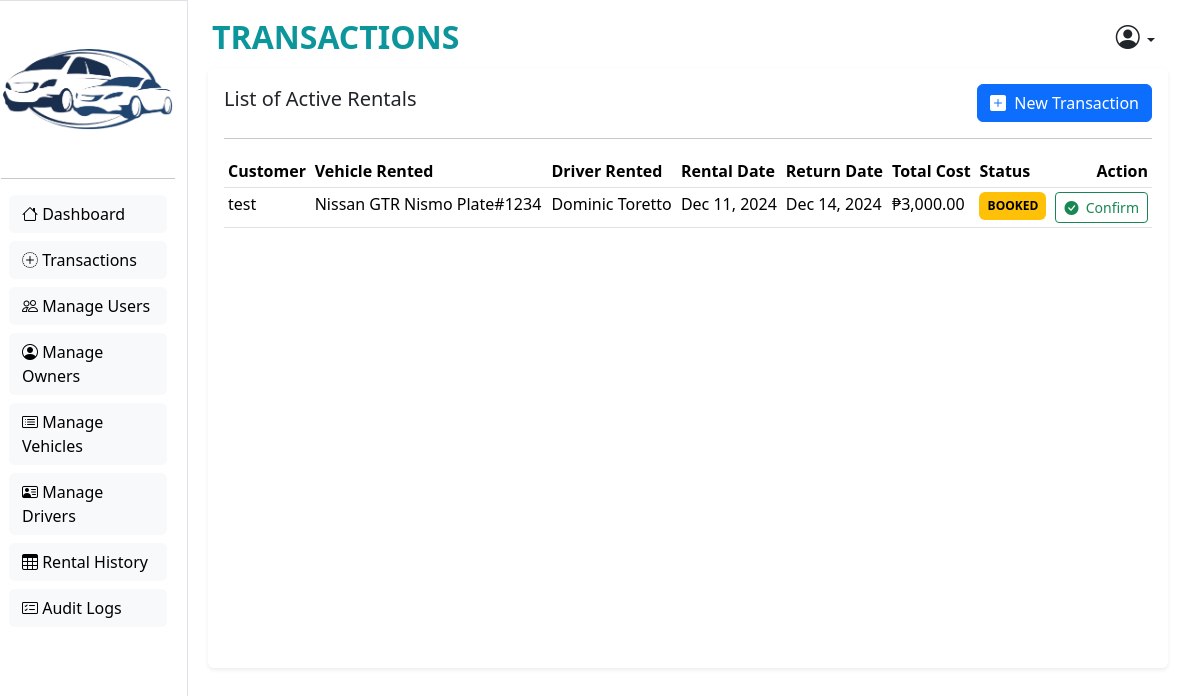
/admin/transactions.php, run on an earlier commit of the app's database.
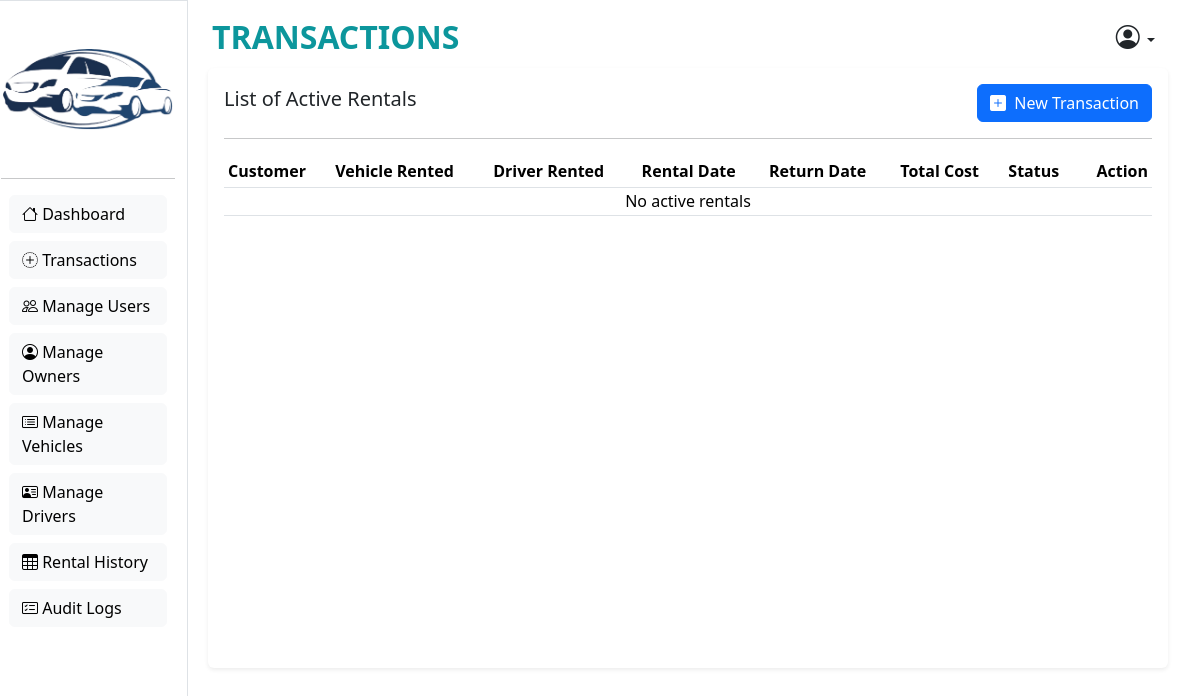
And on a later commit of the database.
### tables this page shows
CREATE TABLE `tbl_rental` (
  `RentalID` int(11) NOT NULL,
  `AdminID` int(11) DEFAULT NULL,
  `CustomerID` int(11) DEFAULT NULL,
  `CarID` int(11) DEFAULT NULL,
  `RentalDate` varchar(255) DEFAULT NULL,
  `ReturnDate` varchar(255) DEFAULT NULL,
  `TotalCost` decimal(10,2) DEFAULT NULL,
  `DriverID` int(11) DEFAULT NULL,
  `Status` enum('pending','done','cancelled','booked') DEFAULT NULL,
  `CreatedAt` timestamp NULL DEFAULT current_timestamp()
);

CREATE TABLE `tbl_user` (
  `UserID` int(11) NOT NULL COMMENT 'Primary Key',
  `Name` varchar(255) DEFAULT NULL,
  `Email` varchar(255) DEFAULT NULL,
  `Contact` varchar(255) DEFAULT NULL,
  `Address` varchar(255) DEFAULT NULL,
  `Username` varchar(255) DEFAULT NULL,
  `Password` varchar(255) DEFAULT NULL,
  `CreatedAt` timestamp NOT NULL DEFAULT current_timestamp(),
  `Role` enum('admin','client') DEFAULT NULL,
  `loginAttempts` int(11) NOT NULL,
  `lockTimestamp` timestamp NULL DEFAULT NULL,
  `accountLocked` int(1) NOT NULL
);

CREATE TABLE `tbl_car` (
  `CarID` int(11) NOT NULL,
  `Model` varchar(255) DEFAULT NULL,
  `YearModel` varchar(255) DEFAULT NULL,
  `Make` varchar(255) DEFAULT NULL,
  `PlateNumber` varchar(11) DEFAULT NULL,
  `Preview` blob DEFAULT NULL,
  `OwnerID` int(11) DEFAULT NULL,
  `BasePrice` decimal(10,2) DEFAULT NULL,
  `Status` int(11) DEFAULT NULL,
  `CreatedAt` timestamp NULL DEFAULT current_timestamp()
);

CREATE TABLE `tbl_drivers` (
  `DriversID` int(11) NOT NULL,
  `Driverslicense` varchar(255) DEFAULT NULL,
  `Name` varchar(255) DEFAULT NULL,
  `Address` varchar(255) DEFAULT NULL,
  `ContactNumber` int(11) DEFAULT NULL,
  `Availability` varchar(255) DEFAULT NULL,
  `CreatedAt` timestamp NULL DEFAULT current_timestamp()
);

### admin/transactions.php (the view, shortened to what the changed rows need)
<?php session_start();
include("../connection.php"); ?>
<!DOCTYPE html>
<html lang="en">
<head>
  <link href="https://cdn.jsdelivr.net/npm/bootstrap@5.3.3/dist/css/bootstrap.min.css" rel="stylesheet"
>
  <link rel="stylesheet" href="https://cdn.jsdelivr.net/npm/bootstrap-icons@1.11.3/font/bootstrap-icons.min.css">
  <link rel="stylesheet" href="../styles.css">
</head>
<body>
  <main style="height: 100vh; width: 100%;" class="row">
    <section class="col bg-tertiary">
      <div class="card m-2 shadow-sm border-0 h-75">
        <div class="card-body">
          <?php
          $rentalSql = "SELECT
                        r.RentalID,
                        u.Name AS CustomerName,
                        v.Make AS Make,
                        v.Model AS Model,
                        v.PlateNumber AS Plate,
                        v.PlateNumber AS VehiclePlateNumber,
                        d.Name AS DriverName,
                        r.RentalDate,
                        r.ReturnDate,
                        r.TotalCost,
                        r.Status
                        FROM
                        tbl_rental r
                        JOIN
                        tbl_user u ON r.CustomerID = u.UserID
                        JOIN
                        tbl_car v ON r.CarID = v.CarID
                        JOIN
                        tbl_drivers d ON r.DriverID = d.DriversID
                        WHERE
                        r.Status IN ('pending', 'booked')";
          $rentalSqlResult = mysqli_query($con, $rentalSql);
          ?>
          <table class="table table-hover table-sm">
            <thead>
              <tr>
                <th scope="col">Customer</th>
                <th scope="col">Vehicle Rented</th>
                <th scope="col">Driver Rented</th>
                <th scope="col">Rental Date</th>
                <th scope="col">Return Date</th>
                <th scope="col">Total Cost</th>
                <th scope="col">Status</th>
                <th scope="col" class="text-end">Action</th>
              </tr>
            </thead>
            <tbody>
              <?php
              if (mysqli_num_rows($rentalSqlResult) > 0) {
                while ($row = mysqli_fetch_array($rentalSqlResult)) {
              ?>
                  <tr style="cursor: pointer;">
                    <td><?= $row['CustomerName'] ?></td>
                    <td><?= $row['Make'] ?> <?= $row['Model'] ?> Plate#<?= $row['Plate'] ?></td>
                    <td><?= $row['DriverName'] ?></td>
                    <td><?php $rentalDate = new DateTime($row['RentalDate']);
                        echo date_format($rentalDate, "M d, Y"); ?></td>
                    <td><?php $returnDate = new DateTime($row['ReturnDate']);
                        echo date_format($returnDate, "M d, Y"); ?></td>
                    <td>
                      ₱<?= number_format($row['TotalCost'], 2) ?>
                    </td>
                    <td class="text-uppercase">
                      <span class="badge text-bg-warning w-100 py-2">
                        <?= $row['Status'] ?>
                      </span>
                    </td>
                    <td>
                      <div class="d-flex justify-content-end gap-2">
                        <?php
                        if ($row["Status"] == 'booked') {
                        ?>
                          <form action="../functions.php" method="post">
                            <button type="submit" name="acceptTransactionBtn" class="btn btn-sm btn-outline-success"><i
                                class="bi bi-check-circle-fill"></i>
                              &nbsp;Confirm</button>
                          </form>
                        <?php
                        }
                        ?>
                      </div>
                    </td>
                  </tr>
                <?php
                }
              } else {
                ?>
                <tr>
                  <td colspan="9">
                    <h6 class="text-center my-auto">No active rentals</h6>
                  </td>
                </tr>
              <?php
              }
              ?>
            </tbody>
          </table>
        </div>
      </div>
    </section>
  </main>
</body>
</html>

What changed in the data, as far as the page shows it:
removed tbl_rental: CustomerID.Name "test", CarID.Make "Nissan", CarID.Model "GTR Nismo", CarID.PlateNumber "1234", DriverID.Name "Dominic Toretto", RentalDate "Dec 11, 2024", ReturnDate "Dec 14, 2024", TotalCost "3,000.00", Status "BOOKED"
Also different on the page:
text now shown: "No active rentals"
